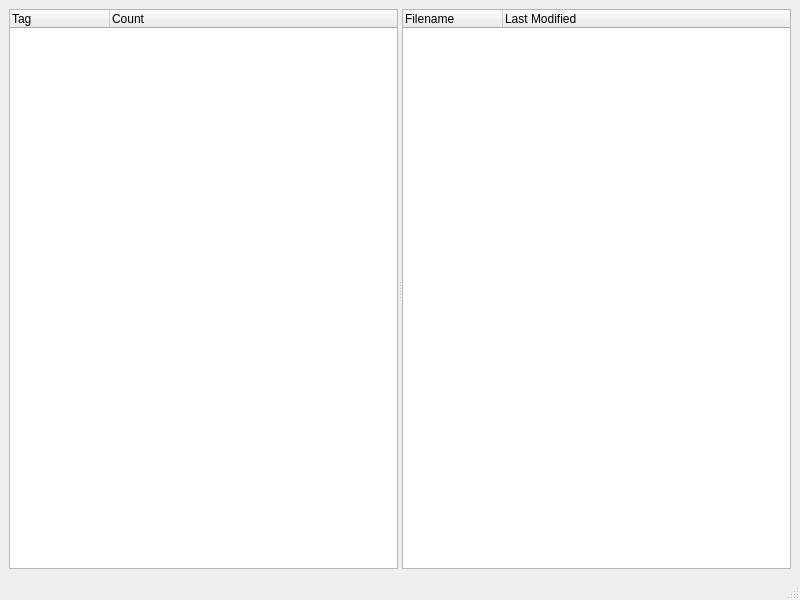
<ui version="4.0" >
 <class>MainWindow</class>
 <widget class="QMainWindow" name="MainWindow" >
  <property name="geometry" >
   <rect>
    <x>0</x>
    <y>0</y>
    <width>800</width>
    <height>600</height>
   </rect>
  </property>
  <property name="windowTitle" >
   <string>Tagtiql Browser</string>
  </property>
  <widget class="QWidget" name="centralwidget" >
   <layout class="QVBoxLayout" name="verticalLayout" >
    <item>
     <widget class="QSplitter" name="splitter" >
      <property name="orientation" >
       <enum>Qt::Horizontal</enum>
      </property>
      <widget class="QTreeWidget" name="twTags" >
       <column>
        <property name="text" >
         <string>Tag</string>
        </property>
       </column>
       <column>
        <property name="text" >
         <string>Count</string>
        </property>
       </column>
      </widget>
      <widget class="QTreeWidget" name="twFiles" >
       <column>
        <property name="text" >
         <string>Filename</string>
        </property>
       </column>
       <column>
        <property name="text" >
         <string>Last Modified</string>
        </property>
       </column>
      </widget>
     </widget>
    </item>
   </layout>
  </widget>
  <widget class="QMenuBar" name="menubar" >
   <property name="geometry" >
    <rect>
     <x>0</x>
     <y>0</y>
     <width>800</width>
     <height>25</height>
    </rect>
   </property>
  </widget>
  <widget class="QStatusBar" name="statusbar" />
 </widget>
 <resources/>
 <connections/>
</ui>
